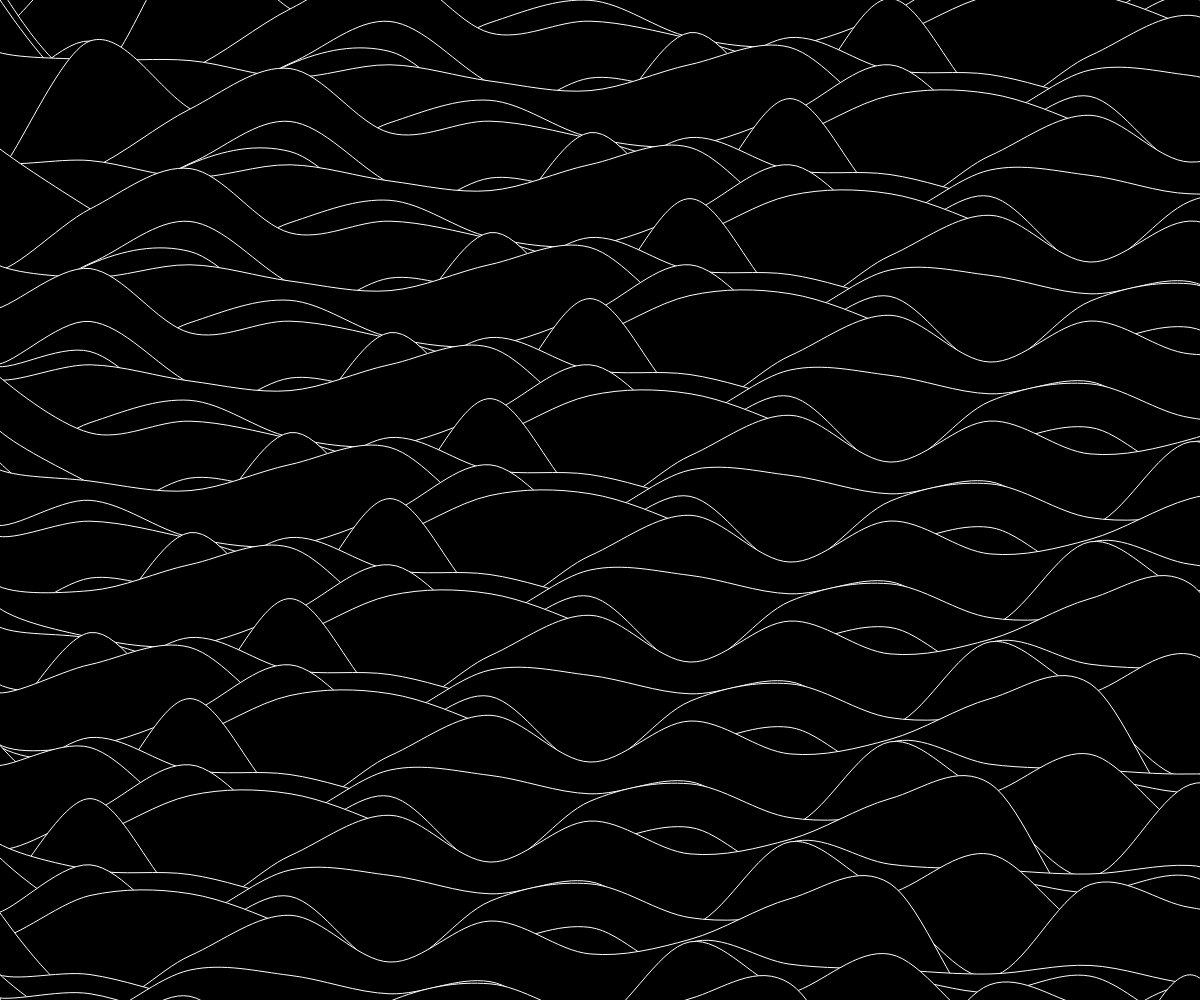
Frame 1 (no input)
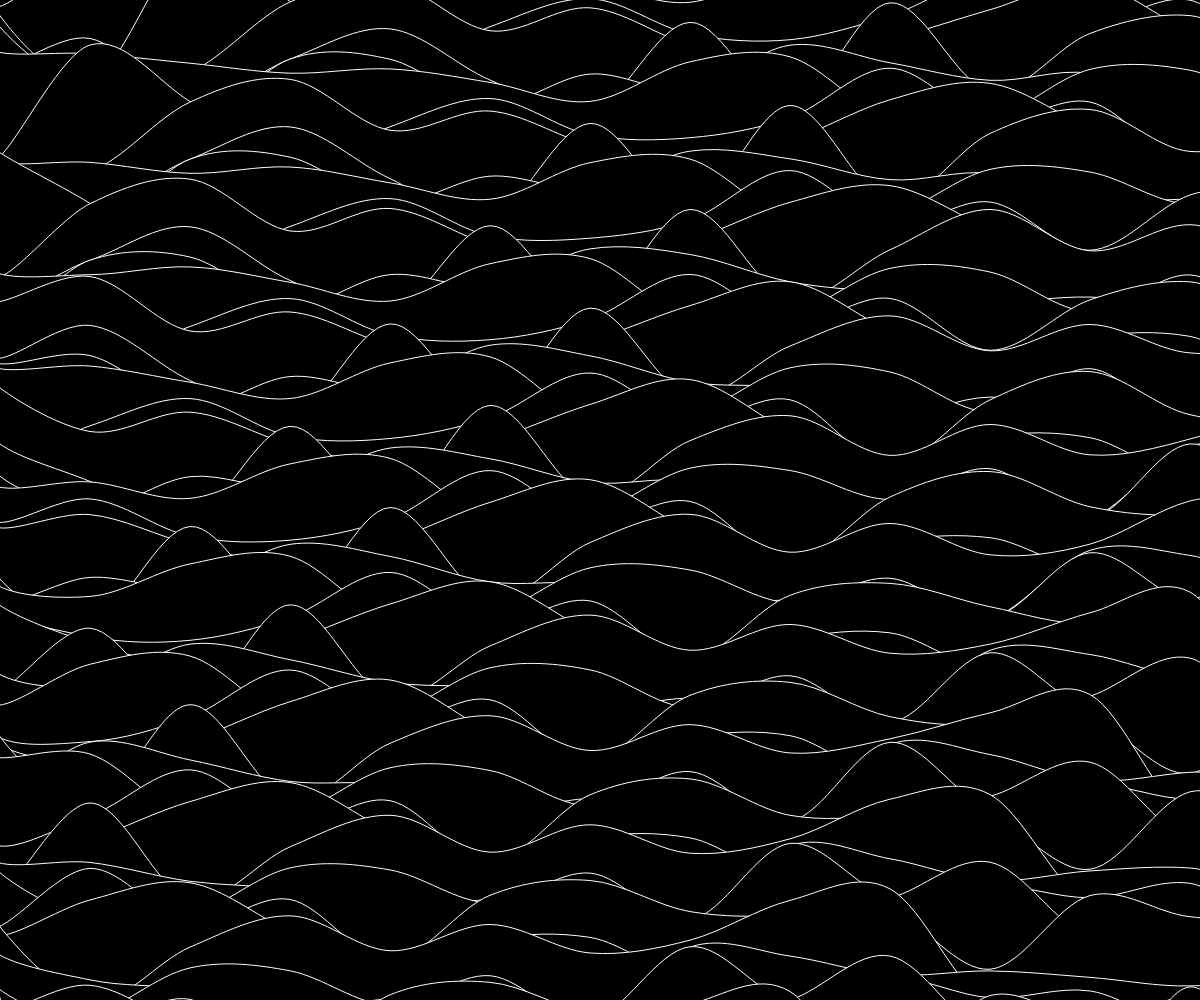
Frame 60 (no input)
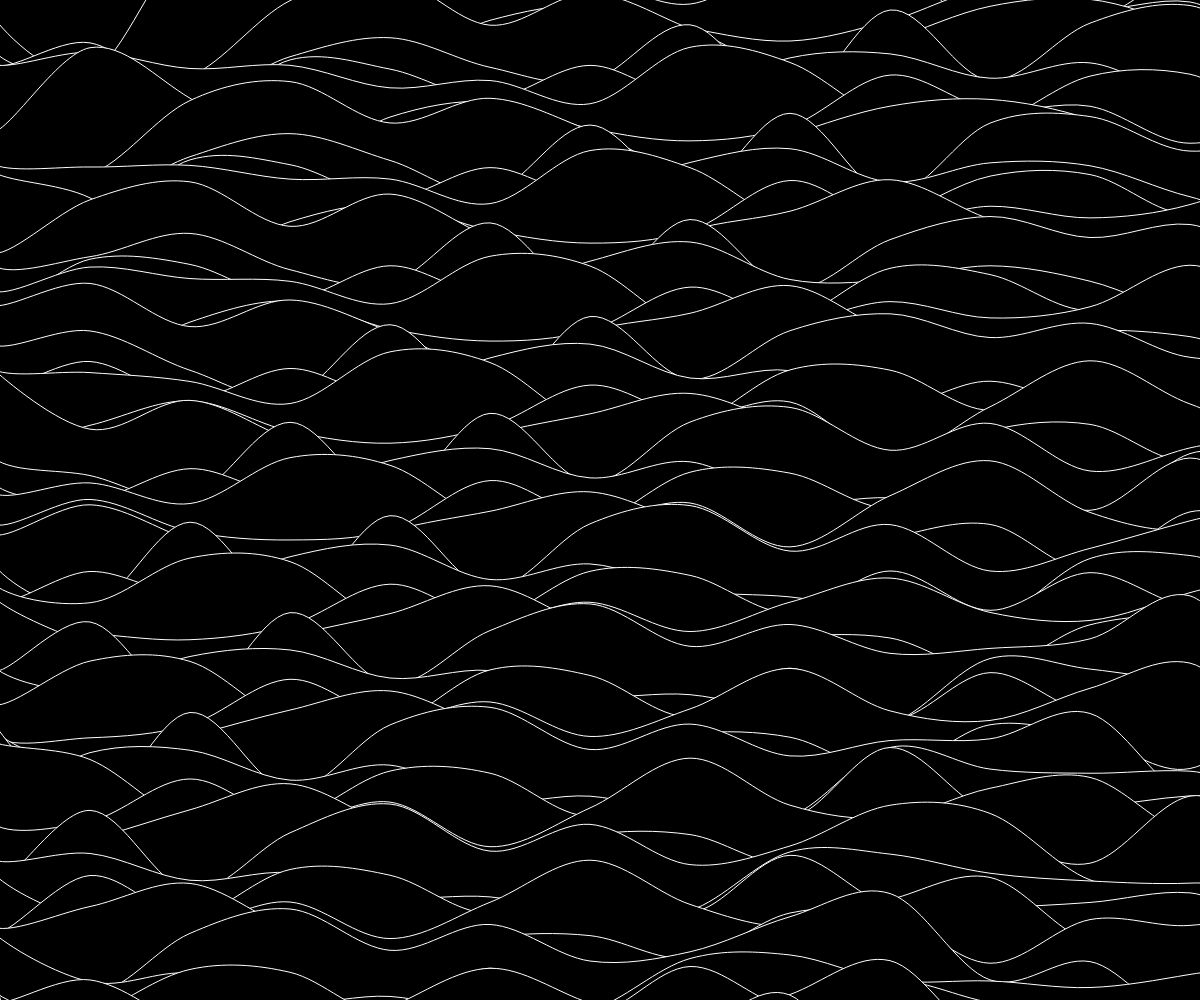
Frame 120 (the mouse pressed at the canvas centre since frame 60)

The p5.js sketch that drew these frames (run headless with seeded random() and noise() and a simulated clock; from frame 60 on, the mouse is pressed at the canvas centre):

// p5.js sketch
// ── sketch.js
let drawLine;

function setup() {
	createCanvas(windowWidth, windowHeight);
	background(0);
	stroke(255);
	strokeWeight(1);
	fill(0);
	drawLine = new DrawShape();
}

function draw() {
	background(0);
	drawLine.display();
}

class DrawShape {
	constructor() {
		this.baseXPos = -10;
		this.fixYPos = height / 10;
		this.YPos = -this.fixYPos;
		this.XPos = [];
		this.fixXPos = width / 10;
		this.lineFineness = 12;
		this.lineHeight = 5;
		this.lineNum = 50;
		this.lineSpeed = 200;
	}

	display() {
		//Set base x position.
		for (let i = 0; i <= width + this.fixXPos; i++) {
			this.XPos[i] = this.baseXPos + i;
		}
		//Draw lines.
		for (let yi = 0; yi < height + this.fixYPos; yi += height / this.lineNum) {
			beginShape();
			curveVertex(0, height);
			curveVertex(0, height);
			curveVertex(this.XPos[0], this.YPos + yi);
			for (let xi = 0; xi <= width + this.fixXPos; xi += int(width / this.lineFineness)) {
				curveVertex(this.XPos[xi], this.YPos + height / this.lineHeight * noise(xi + yi + frameCount * noise(xi) / this.lineSpeed) + yi);
			}
			curveVertex(this.XPos[this.XPos.length - 1], this.YPos + noise(yi) + yi);
			curveVertex(this.XPos[this.XPos.length - 1], height);
			curveVertex(this.XPos[this.XPos.length - 1], height);
			endShape();
		}
	}
}

function windowResized() {
	resizeCanvas(windowWidth, windowHeight);
	drawLine = new DrawShape();
}
